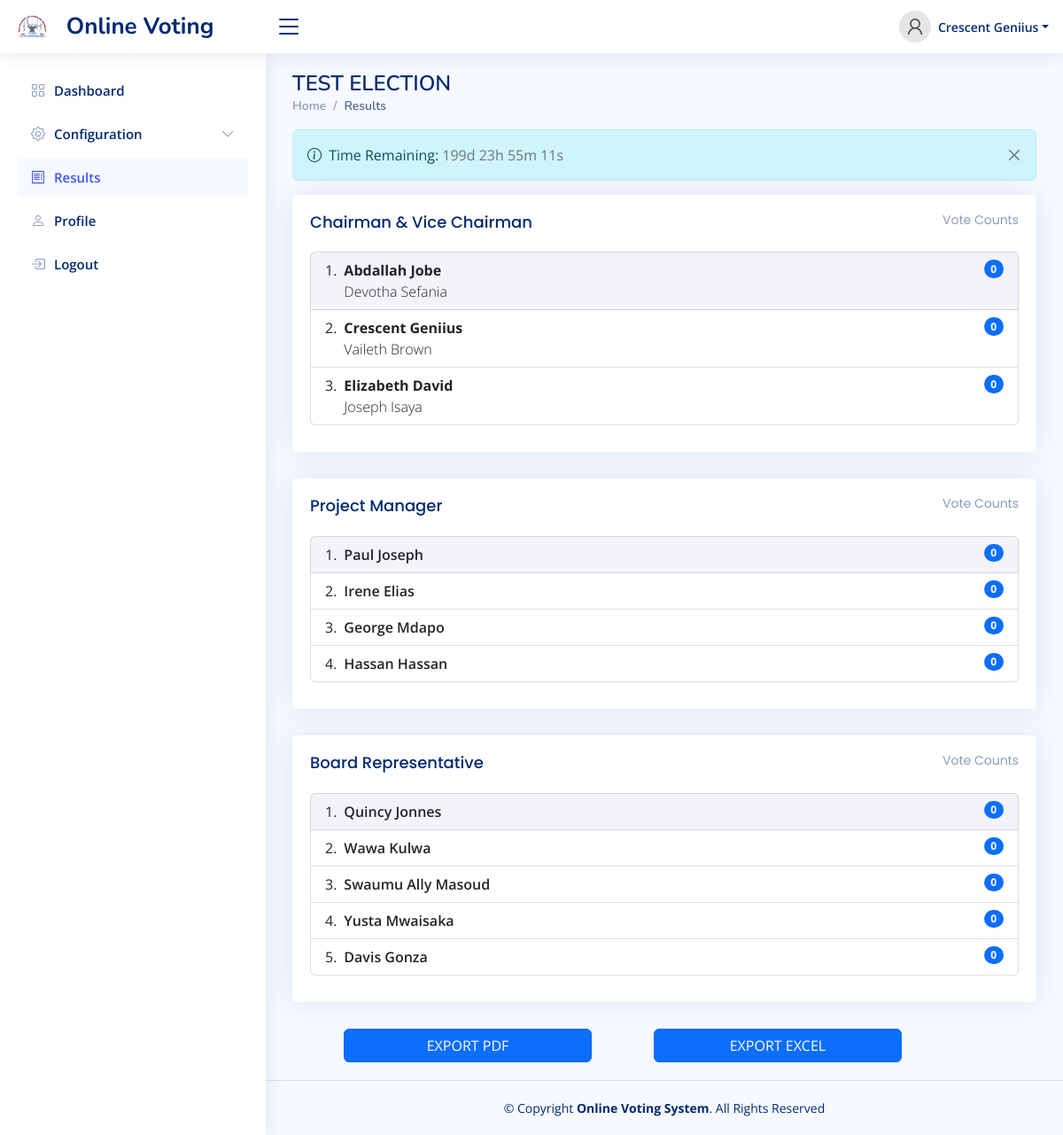
Screenshot of /index.php?page=results (signed in) with the database file from the repository.
### tables this page shows
CREATE TABLE `users` (
  `id` int(11) NOT NULL,
  `name` varchar(255) NOT NULL,
  `username` varchar(255) NOT NULL,
  `email` varchar(255) DEFAULT NULL,
  `phone` varchar(255) DEFAULT NULL,
  `profile_picture` varchar(255) DEFAULT NULL,
  `password` varchar(255) NOT NULL,
  `type` tinyint(4) NOT NULL DEFAULT 1,
  `updated_by` int(11) DEFAULT NULL,
  `created_at` timestamp NOT NULL DEFAULT current_timestamp(),
  `updated_at` timestamp NULL DEFAULT NULL ON UPDATE current_timestamp()
);

CREATE TABLE `election` (
  `id` int(11) NOT NULL,
  `title` varchar(255) NOT NULL,
  `year` varchar(255) NOT NULL,
  `voters` varchar(255) NOT NULL,
  `starttime` timestamp NULL DEFAULT NULL,
  `endtime` timestamp NULL DEFAULT NULL,
  `description` varchar(255) DEFAULT NULL,
  `status` tinyint(1) NOT NULL DEFAULT 0 COMMENT '0 - Is not active, 1 - Is Active',
  `can_vote` tinyint(4) DEFAULT NULL,
  `report_path` varchar(255) DEFAULT NULL,
  `added_by` int(11) DEFAULT NULL,
  `updated_by` int(11) DEFAULT NULL,
  `created_at` timestamp NOT NULL DEFAULT current_timestamp(),
  `updated_at` timestamp NULL DEFAULT NULL ON UPDATE current_timestamp()
);

CREATE TABLE `candidates` (
  `id` int(11) NOT NULL,
  `election_id` int(11) NOT NULL,
  `category_id` int(11) NOT NULL,
  `name` varchar(255) NOT NULL,
  `candidate_year` int(11) NOT NULL,
  `candidate_photo` varchar(255) DEFAULT NULL,
  `fellow_candidate_name` varchar(255) DEFAULT NULL,
  `fellow_candidate_year` int(11) DEFAULT NULL,
  `fellow_candidate_photo` varchar(255) DEFAULT NULL,
  `added_by` int(11) DEFAULT NULL,
  `updated_by` int(11) DEFAULT NULL,
  `created_at` timestamp NOT NULL DEFAULT current_timestamp() ON UPDATE current_timestamp(),
  `updated_at` timestamp NULL DEFAULT NULL ON UPDATE current_timestamp()
);

### results.php (the view, shortened to what this page needs)
<?php
include 'config/dbconnection.php';
$status = 1;
$query = $conn->prepare("SELECT * FROM election WHERE status = ?");
$query->bind_param('i', $status);
$exec = $query->execute();
$temp = $query->get_result();
$show_results = $temp->fetch_assoc();
if ($show_results) {
    $stmt = $conn->prepare("
    SELECT c.*, cat.name AS category_name, e.title AS election_name, e.id AS election_id, e.report_path AS report, e.starttime AS starttime, e.endtime AS endtime, COUNT(v.id) AS votes_count
    FROM candidates c
    JOIN categories cat ON c.category_id = cat.id
    JOIN election e ON c.election_id = e.id
    LEFT JOIN votes v ON e.id = v.election_id AND c.category_id = v.category_id AND c.id = v.candidate_id
    WHERE e.status = ?
    GROUP BY c.id
    ORDER BY votes_count DESC
");
    $stmt->bind_param('i', $status);
    $stmt->execute();
    $result = $stmt->get_result();
    $row = $result->fetch_assoc();
    if ($row) {
        $election_title = $row['election_name'];
        $election_id = $row['election_id'];
?>
        <div id="center_div" class="pagetitle">
            <h1><?php echo $election_title; ?></h1>
            <nav id="hide">
                <ol class="breadcrumb">
                    <li class="breadcrumb-item"><a href="index.php">Home</a></li>
                    <li class="breadcrumb-item active">Results</li>
                </ol>
            </nav>
        </div>
        <section class="section dashboard row">
            <div class="col-xxl-4 col-xl-12">
                <div id="hide" class="alert alert-info alert-dismissible fade show" role="alert">
                    <i class="bi bi-info-circle me-1"></i> Time Remaining: <span class="text-muted" id="countdown"></span>
                    <button type="button" class="btn-close" aria-label="Close" onclick="$(this).parent().fadeOut()"></button>
                </div>
                <?php
                $categories = array();
                foreach ($result as $key => $value) {
                    if (!empty($value['fellow_candidate_name'])) {
                        $categories[$value['category_name']][] = $value;
                    }
                }
                foreach ($categories as $categoryName => $categoryCandidates) {
                ?>
                    <div class="card info-card candidates-card">
                        <div class="card-body">
                            <h5 class="card-title"><?php echo $categoryName; ?> <span class="float-end">Vote Counts</span></h5>
                            <ol class="list-group list-group-numbered">
                                <?php
                                foreach ($categoryCandidates as $key => $candidate) {
                                    $listClass = ($key === 0) ? 'list-group-item d-flex justify-content-between align-items-start test-x' : 'list-group-item d-flex justify-content-between align-items-start';
                                ?>
                                    <li class="<?php echo $listClass; ?>">
                                        <div class="ms-2 me-auto">
                                            <div class="fw-bold"><?php echo $candidate['name']; ?></div>
                                            <div class="fw-light"><?php echo $candidate['fellow_candidate_name']; ?></div>
                                        </div>
                                        <span class="badge bg-primary rounded-pill"><?php echo $candidate['votes_count']; ?></span>
                                    </li>
                                <?php
                                }
                                ?>
                            </ol>
                        </div>
                    </div>
                <?php
                }
                ?>
                <?php
                $categories = array();
                foreach ($result as $key => $value) {
                    if (empty($value['fellow_candidate_name'])) {
                        $categories[$value['category_name']][] = $value;
                    }
                }
                foreach ($categories as $categoryName => $categoryCandidates) {
                ?>
                    <div class="card info-card candidates-card">
                        <div class="card-body">
                            <h5 class="card-title"><?php echo $categoryName; ?> <span class="float-end">Vote Counts</span></h5>
                            <ol class="list-group list-group-numbered">
                                <?php
                                foreach ($categoryCandidates as $key => $out) {
                                    $listClass = ($key === 0) ? 'list-group-item d-flex justify-content-between align-items-start test-x' : 'list-group-item d-flex justify-content-between align-items-start';
                                ?>
                                    <li class="<?php echo $listClass; ?>">
                                        <div class="ms-2 me-auto">
                                            <div class="fw-semibold"><?php echo $out['name']; ?></div>
                                        </div>
                                        <span class="badge bg-primary rounded-pill"><?php echo $out['votes_count']; ?></span>
                                    </li>
                                <?php
                                }
                                ?>
                            </ol>
                        </div>
                    </div>
                <?php
                }
                ?>
            </div>
            <?php if ($_SESSION['login_type'] == 0) { ?>
            <div class="row" id="hide">
                <button class="btn btn-primary col-4 offset-<?php echo $row['report'] == '' ? '1' : '4' ?>" onclick="printDiv('results')">EXPORT PDF</button>
                <?php
                if ($row['report'] == '') {
                echo '<a class="btn btn-primary col-4 offset-1" href="controllers/export_excel.php?action=export_excel&election_id='.$election_id.'">EXPORT EXCEL</a>';
                }
                ?>
            </div>
            <?php } ?>
        </section>
    <?php }
} ?>

### includes/header.php (shortened to what this page needs)
<?php
include 'config/dbconnection.php';
$userId = $_SESSION['login_id'];
$stmt = $conn->prepare("SELECT * FROM users WHERE id = ?");
$stmt->bind_param('i', $userId);
$stmt->execute();
$row = $stmt->get_result()->fetch_assoc();
?>
<header id="header hide" class="header fixed-top d-flex align-items-center">
  <div class="d-flex align-items-center justify-content-between">
    <a href="index.php" class="logo d-flex align-items-center">
      <img src="assets/img/logo.jpg" class="d-md-nones" alt="">
      <span class="d-none d-lg-block ps-3">Online Voting</span>
    </a>
    <i class="bi bi-list toggle-sidebar-btn"></i>
  </div>
  <nav class="header-nav ms-auto">
    <ul class="d-flex align-items-center">
      <li class="nav-item dropdown pe-3">
        <a class="nav-link nav-profile d-flex align-items-center pe-0" href="#" data-bs-toggle="dropdown">
          <?php
          if ($row['profile_picture']) {
            $profile_picture = $row['profile_picture'];
            $profile_picture_path = 'assets/img/profile/users/' . $profile_picture;
            if (file_exists($profile_picture_path)) {
              echo '<img src="' . $profile_picture_path . '" alt="Profile Picture" class="rounded-circle">';
            }
          } else { ?>
            <img src="assets/img/user.png" alt="Profile" class="rounded-circle">
          <?php } ?>
          <span class="d-none d-md-block dropdown-toggle ps-2"><?php echo $row['name'] ?></span>
        </a>
      </li>
    </ul>
  </nav>
</header>

### assets/css/style.css (style rules this page uses)
:root { scroll-behavior: smooth; }
body { font-family: "Open Sans", sans-serif; background: #f6f9ff; color: #444444; }
a { color: #4154f1; text-decoration: none; }
h1, h2, h3, h4, h5, h6 { font-family: "Nunito", sans-serif; }
.test-x { background-color: #ededf8a6; }
.pagetitle { margin-bottom: 10px; }
.pagetitle h1 { font-size: 24px; margin-bottom: 0; font-weight: 600; color: #012970; }
.card { margin-bottom: 30px; border: none; border-radius: 5px; box-shadow: 0px 0 30px rgba(1, 41, 112, 0.1); }
.card-title { padding: 20px 0 15px 0; font-size: 18px; font-weight: 500; color: #012970; font-family: "Poppins", sans-serif; }
.card-title span { color: #899bbd; font-size: 14px; font-weight: 400; }
.card-body { padding: 0 20px 20px 20px; }
.btn-close { background-size: 25%; }
.breadcrumb { font-size: 14px; font-family: "Nunito", sans-serif; color: #899bbd; font-weight: 600; }
.breadcrumb a { color: #899bbd; transition: 0.3s; }
.breadcrumb .breadcrumb-item::before { color: #899bbd; }
.breadcrumb .active { color: #51678f; font-weight: 600; }
.logo { line-height: 1; }
@media (min-width: 1200px) { .logo { width: 280px; } }
.logo img { max-height: 26px; margin-right: 6px; }
.logo span { font-size: 26px; font-weight: 700; color: #012970; font-family: "Nunito", sans-serif; }
.header { transition: all 0.5s; z-index: 997; height: 60px; box-shadow: 0px 2px 20px rgba(1, 41, 112, 0.1); background-color: #fff; padding-left: 20px; }
.header .toggle-sidebar-btn { font-size: 32px; padding-left: 10px; cursor: pointer; color: #012970; }
.header-nav ul { list-style: none; }
.header-nav>ul { margin: 0; padding: 0; }
.header-nav .nav-profile { color: #012970; }
.header-nav .nav-profile img { max-height: 36px; }
.header-nav .nav-profile span { font-size: 14px; font-weight: 600; }
.dashboard .info-card { padding-bottom: 10px; }

### rows the page displays
users: name "Crescent Geniius"
election: title "TEST ELECTION"
candidates: name "Abdallah Jobe", fellow_candidate_name "Devotha Sefania", votes_count "0"
candidates: name "Crescent Geniius", fellow_candidate_name "Vaileth Brown", votes_count "0"
candidates: name "Elizabeth David", fellow_candidate_name "Joseph Isaya", votes_count "0"
candidates: name "Paul Joseph", votes_count "0"
candidates: name "Irene Elias", votes_count "0"
candidates: name "George Mdapo", votes_count "0"
candidates: name "Hassan Hassan", votes_count "0"
candidates: name "Quincy Jonnes", votes_count "0"
candidates: name "Wawa Kulwa", votes_count "0"
candidates: name "Swaumu Ally Masoud", votes_count "0"
candidates: name "Yusta Mwaisaka", votes_count "0"
candidates: name "Davis Gonza", votes_count "0"

### other values shown
$categoryName "Chairman & Vice Chairman"
$categoryName "Project Manager"
$categoryName "Board Representative"
